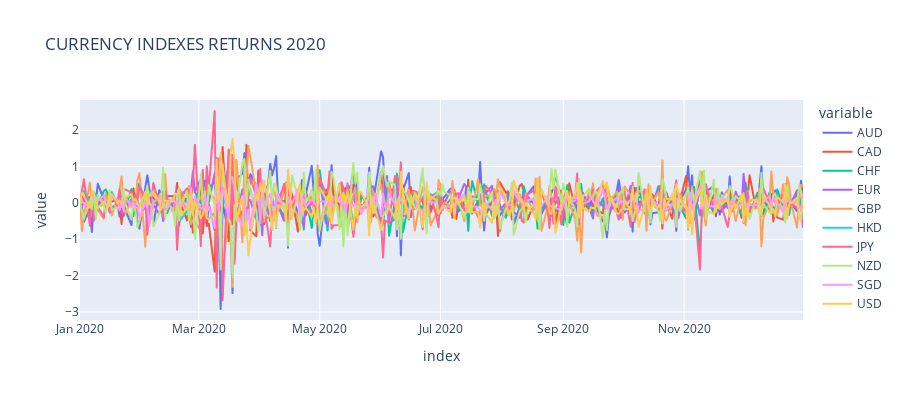
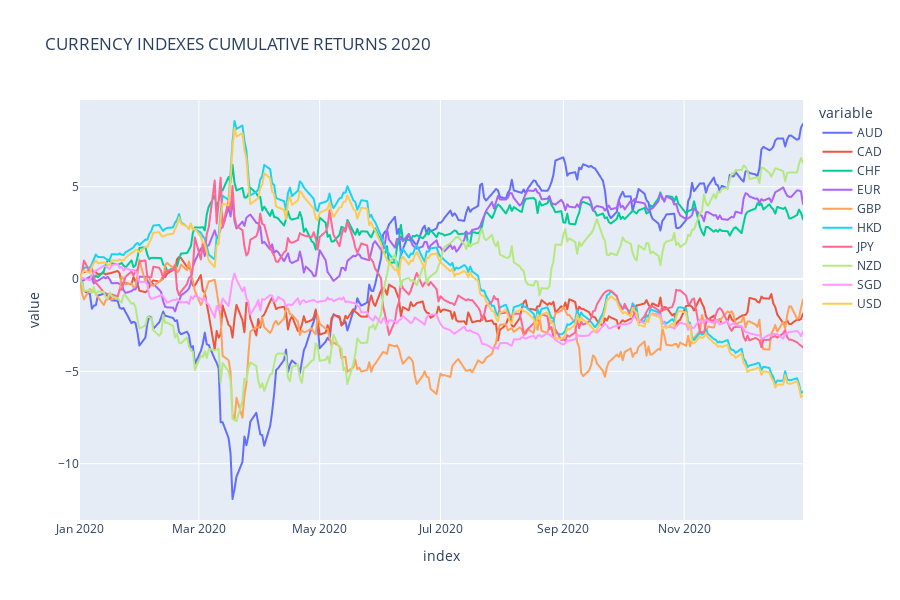
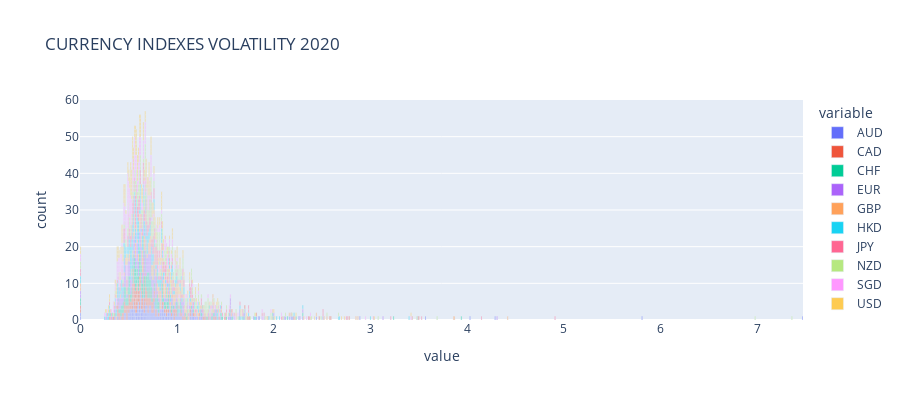
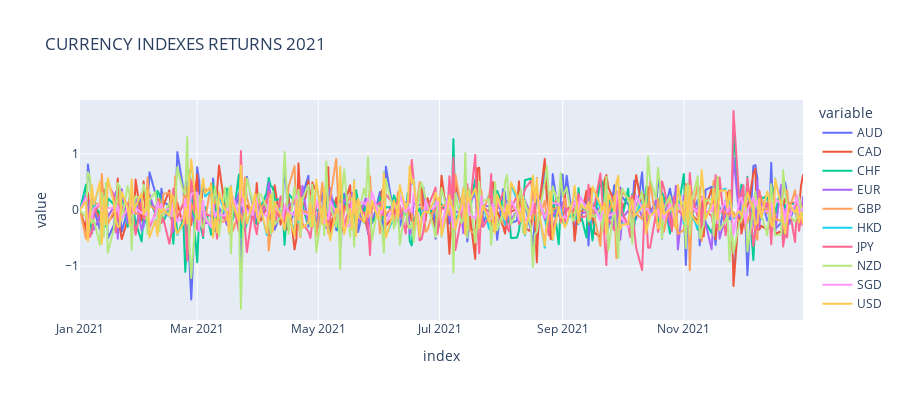

Notebook source saved alongside these figures, in order:
### Markdown cell above
1. PREPARING THE DATABASE WITH CURRENCY INDEXES

In order to don't charge to much our pc's RAM we'll create a local database (db) of all the symbols to be analyzed and traded. Each instrument will have it's own csv file and its timeframe folder. It will help later to backtest our model as well.

### Code cell
# 1. PREPARING THE DATABASE WITH CURRENCY INDEXES

# import libraries for the module
from oandapyV20 import API
import oandapyV20.endpoints.instruments as instruments
from datetime import timedelta, date, datetime
from pathlib import Path
from numpy import isnan
import pandas as pd
pd.options.plotting.backend = "plotly"

# 
TOKEN = "37d11dc6e01ec900277bcf70ed296912-60827d532c22d5b1b0d3583a0e9309ef" # YOUR OANDA TOKEN
#
YEAR = 2020 # YEARS TO START
#

# instruments universe
symbols = ['AUD_CAD', 'AUD_CHF', 'AUD_HKD', 'AUD_JPY', 'AUD_NZD', 'AUD_SGD', 'AUD_USD',
           'CAD_CHF', 'CAD_HKD', 'CAD_JPY', 'CAD_SGD', 'CHF_HKD', 'CHF_JPY', 'EUR_AUD',
           'EUR_CAD', 'EUR_CHF', 'EUR_GBP', 'EUR_HKD', 'EUR_JPY', 'EUR_NZD', 'EUR_SGD',
           'EUR_USD', 'GBP_AUD', 'GBP_CAD', 'GBP_CHF', 'GBP_HKD', 'GBP_JPY', 'GBP_NZD',
           'GBP_SGD', 'GBP_USD', 'HKD_JPY', 'NZD_CAD', 'NZD_CHF', 'NZD_HKD', 'NZD_JPY',
           'NZD_SGD', 'NZD_USD', 'SGD_CHF', 'SGD_HKD', 'SGD_JPY', 'USD_CAD', 'USD_CHF',
           'USD_HKD', 'USD_JPY', 'USD_SGD']  # 45 FX pairs


def importdb(year, symbols, make_indexes):

    api = API(access_token=TOKEN)

    # extract currencies (ccys)
    ccys = []
    if make_indexes:
        for sym in symbols:
            p = sym.split('_')
            if len(p[0]) == 3 and p[0] not in ccys:
                ccys.append(p[0])
            if len(p[1]) == 3 and p[1] not in ccys:
                ccys.append(p[1])
            ccys.sort()

    # prepare dataframe
    def prepdf(year):

        def daterange(date1, date2):
            for n in range(int((date2 - date1).days)+1):
                yield date1 + timedelta(n)

        start_dt = date(year, 1, 1)
        end_dt = date(year, 12, 31)

        dates = []
        weekdays = [5, 6]
        for dt in daterange(start_dt, end_dt):
            if dt.weekday() not in weekdays:
                dates.append(dt.strftime("%Y-%m-%d"))
        symbols.sort()

        return pd.DataFrame(index=dates, columns=symbols)

    # loop years
    more = True
    while more:

        prices = prepdf(year)
        changs = prepdf(year)
        volats = prepdf(year)

        _from = str(year)+'-01-01'
        _to = str(year)+'-12-31'
        # if it's current year
        if year == datetime.today().year:
            _to = str(datetime.today())[0:10]
            prices = prices.truncate(after=_to)
            changs = changs.truncate(after=_to)
            volats = volats.truncate(after=_to)
            more = False

        params = {'granularity': 'D', 'from': _from, 'to': _to}

        # import from oanda request (r)
        for sym in symbols:
            r = instruments.InstrumentsCandles(sym, params)
            r = api.request(r)
            for p in r['candles']:
                dtime = datetime.strftime(datetime.strptime(
                    p['time'][0:10], '%Y-%m-%d') + timedelta(days=1), '%Y-%m-%d')
                price = round((float(p['mid']['o']) + float(p['mid']['h']) + float(
                    p['mid']['l']) + float(p['mid']['c'])) / 4, len(p['mid']['c'].split('.')[1]))
                chang = round(
                    (float(p['mid']['c']) / float(p['mid']['o']) - 1) * 100, 2)
                volat = round(
                    (float(p['mid']['h']) / float(p['mid']['l']) - 1) * 100, 2)
                prices[sym][dtime] = price
                changs[sym][dtime] = chang
                volats[sym][dtime] = volat

        # clean nans
        for sym in symbols:
            changs[sym] = changs[sym].fillna(0)
            volats[sym] = volats[sym].fillna(0)
            for i in range(len(prices.index)):
                if isnan(prices[sym][i]):
                    try:
                        prices[sym][i] = prices[sym][i-1]
                    except:
                        prices[sym][i] = prices[sym][i+1]

        # create instruments db
        path = 'bin/db/instruments/'+str(year)+'/'
        Path(path).mkdir(parents=True, exist_ok=True)
        prices.to_csv(path+'prices.csv', index=True)
        changs.to_csv(path+'changs.csv', index=True)
        volats.to_csv(path+'volats.csv', index=True)

        if make_indexes:
            # make currency indices (idx)
            idx_ch = pd.DataFrame(index=prices.index, columns=ccys)
            idx_vo = pd.DataFrame(index=prices.index, columns=ccys)

            for dt in idx_ch.index:
                for ccy in idx_ch.columns:
                    n = 0
                    idx_ch[ccy][dt] = 0
                    idx_vo[ccy][dt] = 0
                    for sym in symbols:
                        if sym[0:3] == ccy:
                            idx_ch[ccy][dt] += changs[sym][dt]
                            idx_vo[ccy][dt] += volats[sym][dt]
                            n += 1
                        elif sym[4:7] == ccy:
                            idx_ch[ccy][dt] -= changs[sym][dt]
                            idx_vo[ccy][dt] += volats[sym][dt]
                            n += 1
                    idx_ch[ccy][dt] = round(idx_ch[ccy][dt] / n, 2)
                    idx_vo[ccy][dt] = round(idx_vo[ccy][dt] / n, 2)

            # create indexes db
            path = 'bin/db/indexes/'+str(year)+'/'
            Path(path).mkdir(parents=True, exist_ok=True)
            idx_ch.to_csv(path+'changs.csv', index=True)
            idx_vo.to_csv(path+'volats.csv', index=True)

            # plotting ccy indexes returns
            plt = idx_ch.plot(x=idx_ch.index, y=idx_ch.columns, height=400, title='CURRENCY INDEXES RETURNS '+str(year))
            plt.show()

            # plotting ccy indexes cumulative returns
            cum_idxs = idx_ch.cumsum()
            plt = cum_idxs.plot(x=idx_ch.index, y=idx_ch.columns, height=600, title='CURRENCY INDEXES CUMULATIVE RETURNS '+str(year))
            plt.show()

            # plotting ccy indexes volatility
            plt = idx_vo.plot.bar(x=idx_vo.index, y=idx_vo.columns, height=400, title='CURRENCY INDEXES VOLATILITY '+str(year))
            plt.show()

        print(year, 'imported!')

        year += 1


importdb( YEAR, symbols, True)
print('\ndb history updated!')


# credits: Quantium Rock

### Figure 1 — Plotly figure (JSON) as saved in the notebook; plotly's stock layout.template omitted (floating-point values rounded to 4 significant figures; data arrays with more than 128 entries replaced by an {"elided": "..."} marker saying what was removed)
{"data": [{"hovertemplate": "variable=AUD<br>index=%{x}<br>value=%{y}<extra></extra>", "legendgroup": "AUD", "line": {"color": "#636efa", "dash": "solid"}, "mode": "lines", "name": "AUD", "showlegend": true, "type": "scattergl", "x": {"elided": "262 str values"}, "xaxis": "x", "y": {"elided": "262 float values"}, "yaxis": "y"}, {"hovertemplate": "variable=CAD<br>index=%{x}<br>value=%{y}<extra></extra>", "legendgroup": "CAD", "line": {"color": "#EF553B", "dash": "solid"}, "mode": "lines", "name": "CAD", "showlegend": true, "type": "scattergl", "x": {"elided": "262 str values"}, "xaxis": "x", "y": {"elided": "262 float values"}, "yaxis": "y"}, {"hovertemplate": "variable=CHF<br>index=%{x}<br>value=%{y}<extra></extra>", "legendgroup": "CHF", "line": {"color": "#00cc96", "dash": "solid"}, "mode": "lines", "name": "CHF", "showlegend": true, "type": "scattergl", "x": {"elided": "262 str values"}, "xaxis": "x", "y": {"elided": "262 float values"}, "yaxis": "y"}, {"hovertemplate": "variable=EUR<br>index=%{x}<br>value=%{y}<extra></extra>", "legendgroup": "EUR", "line": {"color": "#ab63fa", "dash": "solid"}, "mode": "lines", "name": "EUR", "showlegend": true, "type": "scattergl", "x": {"elided": "262 str values"}, "xaxis": "x", "y": {"elided": "262 float values"}, "yaxis": "y"}, {"hovertemplate": "variable=GBP<br>index=%{x}<br>value=%{y}<extra></extra>", "legendgroup": "GBP", "line": {"color": "#FFA15A", "dash": "solid"}, "mode": "lines", "name": "GBP", "showlegend": true, "type": "scattergl", "x": {"elided": "262 str values"}, "xaxis": "x", "y": {"elided": "262 float values"}, "yaxis": "y"}, {"hovertemplate": "variable=HKD<br>index=%{x}<br>value=%{y}<extra></extra>", "legendgroup": "HKD", "line": {"color": "#19d3f3", "dash": "solid"}, "mode": "lines", "name": "HKD", "showlegend": true, "type": "scattergl", "x": {"elided": "262 str values"}, "xaxis": "x", "y": {"elided": "262 float values"}, "yaxis": "y"}, {"hovertemplate": "variable=JPY<br>index=%{x}<br>value=%{y}<extra></extra>", "legendgroup": "JPY", "line": {"color": "#FF6692", "dash": "solid"}, "mode": "lines", "name": "JPY", "showlegend": true, "type": "scattergl", "x": {"elided": "262 str values"}, "xaxis": "x", "y": {"elided": "262 float values"}, "yaxis": "y"}, {"hovertemplate": "variable=NZD<br>index=%{x}<br>value=%{y}<extra></extra>", "legendgroup": "NZD", "line": {"color": "#B6E880", "dash": "solid"}, "mode": "lines", "name": "NZD", "showlegend": true, "type": "scattergl", "x": {"elided": "262 str values"}, "xaxis": "x", "y": {"elided": "262 float values"}, "yaxis": "y"}, {"hovertemplate": "variable=SGD<br>index=%{x}<br>value=%{y}<extra></extra>", "legendgroup": "SGD", "line": {"color": "#FF97FF", "dash": "solid"}, "mode": "lines", "name": "SGD", "showlegend": true, "type": "scattergl", "x": {"elided": "262 str values"}, "xaxis": "x", "y": {"elided": "262 float values"}, "yaxis": "y"}, {"hovertemplate": "variable=USD<br>index=%{x}<br>value=%{y}<extra></extra>", "legendgroup": "USD", "line": {"color": "#FECB52", "dash": "solid"}, "mode": "lines", "name": "USD", "showlegend": true, "type": "scattergl", "x": {"elided": "262 str values"}, "xaxis": "x", "y": {"elided": "262 float values"}, "yaxis": "y"}], "layout": {"height": 400, "legend": {"title": {"text": "variable"}, "tracegroupgap": 0}, "title": {"text": "CURRENCY INDEXES RETURNS 2020"}, "xaxis": {"anchor": "y", "domain": [0, 1], "title": {"text": "index"}}, "yaxis": {"anchor": "x", "domain": [0, 1], "title": {"text": "value"}}}}

### Figure 2 — Plotly figure (JSON) as saved in the notebook; plotly's stock layout.template omitted (floating-point values rounded to 4 significant figures; data arrays with more than 128 entries replaced by an {"elided": "..."} marker saying what was removed)
{"data": [{"hovertemplate": "variable=AUD<br>index=%{x}<br>value=%{y}<extra></extra>", "legendgroup": "AUD", "line": {"color": "#636efa", "dash": "solid"}, "mode": "lines", "name": "AUD", "showlegend": true, "type": "scattergl", "x": {"elided": "262 str values"}, "xaxis": "x", "y": {"elided": "262 float values"}, "yaxis": "y"}, {"hovertemplate": "variable=CAD<br>index=%{x}<br>value=%{y}<extra></extra>", "legendgroup": "CAD", "line": {"color": "#EF553B", "dash": "solid"}, "mode": "lines", "name": "CAD", "showlegend": true, "type": "scattergl", "x": {"elided": "262 str values"}, "xaxis": "x", "y": {"elided": "262 float values"}, "yaxis": "y"}, {"hovertemplate": "variable=CHF<br>index=%{x}<br>value=%{y}<extra></extra>", "legendgroup": "CHF", "line": {"color": "#00cc96", "dash": "solid"}, "mode": "lines", "name": "CHF", "showlegend": true, "type": "scattergl", "x": {"elided": "262 str values"}, "xaxis": "x", "y": {"elided": "262 float values"}, "yaxis": "y"}, {"hovertemplate": "variable=EUR<br>index=%{x}<br>value=%{y}<extra></extra>", "legendgroup": "EUR", "line": {"color": "#ab63fa", "dash": "solid"}, "mode": "lines", "name": "EUR", "showlegend": true, "type": "scattergl", "x": {"elided": "262 str values"}, "xaxis": "x", "y": {"elided": "262 float values"}, "yaxis": "y"}, {"hovertemplate": "variable=GBP<br>index=%{x}<br>value=%{y}<extra></extra>", "legendgroup": "GBP", "line": {"color": "#FFA15A", "dash": "solid"}, "mode": "lines", "name": "GBP", "showlegend": true, "type": "scattergl", "x": {"elided": "262 str values"}, "xaxis": "x", "y": {"elided": "262 float values"}, "yaxis": "y"}, {"hovertemplate": "variable=HKD<br>index=%{x}<br>value=%{y}<extra></extra>", "legendgroup": "HKD", "line": {"color": "#19d3f3", "dash": "solid"}, "mode": "lines", "name": "HKD", "showlegend": true, "type": "scattergl", "x": {"elided": "262 str values"}, "xaxis": "x", "y": {"elided": "262 float values"}, "yaxis": "y"}, {"hovertemplate": "variable=JPY<br>index=%{x}<br>value=%{y}<extra></extra>", "legendgroup": "JPY", "line": {"color": "#FF6692", "dash": "solid"}, "mode": "lines", "name": "JPY", "showlegend": true, "type": "scattergl", "x": {"elided": "262 str values"}, "xaxis": "x", "y": {"elided": "262 float values"}, "yaxis": "y"}, {"hovertemplate": "variable=NZD<br>index=%{x}<br>value=%{y}<extra></extra>", "legendgroup": "NZD", "line": {"color": "#B6E880", "dash": "solid"}, "mode": "lines", "name": "NZD", "showlegend": true, "type": "scattergl", "x": {"elided": "262 str values"}, "xaxis": "x", "y": {"elided": "262 float values"}, "yaxis": "y"}, {"hovertemplate": "variable=SGD<br>index=%{x}<br>value=%{y}<extra></extra>", "legendgroup": "SGD", "line": {"color": "#FF97FF", "dash": "solid"}, "mode": "lines", "name": "SGD", "showlegend": true, "type": "scattergl", "x": {"elided": "262 str values"}, "xaxis": "x", "y": {"elided": "262 float values"}, "yaxis": "y"}, {"hovertemplate": "variable=USD<br>index=%{x}<br>value=%{y}<extra></extra>", "legendgroup": "USD", "line": {"color": "#FECB52", "dash": "solid"}, "mode": "lines", "name": "USD", "showlegend": true, "type": "scattergl", "x": {"elided": "262 str values"}, "xaxis": "x", "y": {"elided": "262 float values"}, "yaxis": "y"}], "layout": {"height": 600, "legend": {"title": {"text": "variable"}, "tracegroupgap": 0}, "title": {"text": "CURRENCY INDEXES CUMULATIVE RETURNS 2020"}, "xaxis": {"anchor": "y", "domain": [0, 1], "title": {"text": "index"}}, "yaxis": {"anchor": "x", "domain": [0, 1], "title": {"text": "value"}}}}

### Figure 3 — Plotly figure (JSON) as saved in the notebook; plotly's stock layout.template omitted (floating-point values rounded to 4 significant figures; data arrays with more than 128 entries replaced by an {"elided": "..."} marker saying what was removed)
{"data": [{"alignmentgroup": "True", "hovertemplate": "variable=AUD<br>value=%{x}<br>count=%{y}<extra></extra>", "legendgroup": "AUD", "marker": {"color": "#636efa"}, "name": "AUD", "offsetgroup": "AUD", "orientation": "v", "showlegend": true, "textposition": "auto", "type": "bar", "x": {"elided": "262 float values"}, "xaxis": "x", "y": {"elided": "262 int values"}, "yaxis": "y"}, {"alignmentgroup": "True", "hovertemplate": "variable=CAD<br>value=%{x}<br>count=%{y}<extra></extra>", "legendgroup": "CAD", "marker": {"color": "#EF553B"}, "name": "CAD", "offsetgroup": "CAD", "orientation": "v", "showlegend": true, "textposition": "auto", "type": "bar", "x": {"elided": "262 float values"}, "xaxis": "x", "y": {"elided": "262 int values"}, "yaxis": "y"}, {"alignmentgroup": "True", "hovertemplate": "variable=CHF<br>value=%{x}<br>count=%{y}<extra></extra>", "legendgroup": "CHF", "marker": {"color": "#00cc96"}, "name": "CHF", "offsetgroup": "CHF", "orientation": "v", "showlegend": true, "textposition": "auto", "type": "bar", "x": {"elided": "262 float values"}, "xaxis": "x", "y": {"elided": "262 int values"}, "yaxis": "y"}, {"alignmentgroup": "True", "hovertemplate": "variable=EUR<br>value=%{x}<br>count=%{y}<extra></extra>", "legendgroup": "EUR", "marker": {"color": "#ab63fa"}, "name": "EUR", "offsetgroup": "EUR", "orientation": "v", "showlegend": true, "textposition": "auto", "type": "bar", "x": {"elided": "262 float values"}, "xaxis": "x", "y": {"elided": "262 int values"}, "yaxis": "y"}, {"alignmentgroup": "True", "hovertemplate": "variable=GBP<br>value=%{x}<br>count=%{y}<extra></extra>", "legendgroup": "GBP", "marker": {"color": "#FFA15A"}, "name": "GBP", "offsetgroup": "GBP", "orientation": "v", "showlegend": true, "textposition": "auto", "type": "bar", "x": {"elided": "262 float values"}, "xaxis": "x", "y": {"elided": "262 int values"}, "yaxis": "y"}, {"alignmentgroup": "True", "hovertemplate": "variable=HKD<br>value=%{x}<br>count=%{y}<extra></extra>", "legendgroup": "HKD", "marker": {"color": "#19d3f3"}, "name": "HKD", "offsetgroup": "HKD", "orientation": "v", "showlegend": true, "textposition": "auto", "type": "bar", "x": {"elided": "262 float values"}, "xaxis": "x", "y": {"elided": "262 int values"}, "yaxis": "y"}, {"alignmentgroup": "True", "hovertemplate": "variable=JPY<br>value=%{x}<br>count=%{y}<extra></extra>", "legendgroup": "JPY", "marker": {"color": "#FF6692"}, "name": "JPY", "offsetgroup": "JPY", "orientation": "v", "showlegend": true, "textposition": "auto", "type": "bar", "x": {"elided": "262 float values"}, "xaxis": "x", "y": {"elided": "262 int values"}, "yaxis": "y"}, {"alignmentgroup": "True", "hovertemplate": "variable=NZD<br>value=%{x}<br>count=%{y}<extra></extra>", "legendgroup": "NZD", "marker": {"color": "#B6E880"}, "name": "NZD", "offsetgroup": "NZD", "orientation": "v", "showlegend": true, "textposition": "auto", "type": "bar", "x": {"elided": "262 float values"}, "xaxis": "x", "y": {"elided": "262 int values"}, "yaxis": "y"}, {"alignmentgroup": "True", "hovertemplate": "variable=SGD<br>value=%{x}<br>count=%{y}<extra></extra>", "legendgroup": "SGD", "marker": {"color": "#FF97FF"}, "name": "SGD", "offsetgroup": "SGD", "orientation": "v", "showlegend": true, "textposition": "auto", "type": "bar", "x": {"elided": "262 float values"}, "xaxis": "x", "y": {"elided": "262 int values"}, "yaxis": "y"}, {"alignmentgroup": "True", "hovertemplate": "variable=USD<br>value=%{x}<br>count=%{y}<extra></extra>", "legendgroup": "USD", "marker": {"color": "#FECB52"}, "name": "USD", "offsetgroup": "USD", "orientation": "v", "showlegend": true, "textposition": "auto", "type": "bar", "x": {"elided": "262 float values"}, "xaxis": "x", "y": {"elided": "262 int values"}, "yaxis": "y"}], "layout": {"barmode": "relative", "height": 400, "legend": {"title": {"text": "variable"}, "tracegroupgap": 0}, "title": {"text": "CURRENCY INDEXES VOLATILITY 2020"}, "xaxis": {"anchor": "y", "domain": [0, 1], "title": {"text": "value"}}, "yaxis": {"anchor": "x", "domain": [0, 1], "title": {"text": "count"}}}}

### Figure 4 — Plotly figure (JSON) as saved in the notebook; plotly's stock layout.template omitted (floating-point values rounded to 4 significant figures; data arrays with more than 128 entries replaced by an {"elided": "..."} marker saying what was removed)
{"data": [{"hovertemplate": "variable=AUD<br>index=%{x}<br>value=%{y}<extra></extra>", "legendgroup": "AUD", "line": {"color": "#636efa", "dash": "solid"}, "mode": "lines", "name": "AUD", "showlegend": true, "type": "scattergl", "x": {"elided": "261 str values"}, "xaxis": "x", "y": {"elided": "261 float values"}, "yaxis": "y"}, {"hovertemplate": "variable=CAD<br>index=%{x}<br>value=%{y}<extra></extra>", "legendgroup": "CAD", "line": {"color": "#EF553B", "dash": "solid"}, "mode": "lines", "name": "CAD", "showlegend": true, "type": "scattergl", "x": {"elided": "261 str values"}, "xaxis": "x", "y": {"elided": "261 float values"}, "yaxis": "y"}, {"hovertemplate": "variable=CHF<br>index=%{x}<br>value=%{y}<extra></extra>", "legendgroup": "CHF", "line": {"color": "#00cc96", "dash": "solid"}, "mode": "lines", "name": "CHF", "showlegend": true, "type": "scattergl", "x": {"elided": "261 str values"}, "xaxis": "x", "y": {"elided": "261 float values"}, "yaxis": "y"}, {"hovertemplate": "variable=EUR<br>index=%{x}<br>value=%{y}<extra></extra>", "legendgroup": "EUR", "line": {"color": "#ab63fa", "dash": "solid"}, "mode": "lines", "name": "EUR", "showlegend": true, "type": "scattergl", "x": {"elided": "261 str values"}, "xaxis": "x", "y": {"elided": "261 float values"}, "yaxis": "y"}, {"hovertemplate": "variable=GBP<br>index=%{x}<br>value=%{y}<extra></extra>", "legendgroup": "GBP", "line": {"color": "#FFA15A", "dash": "solid"}, "mode": "lines", "name": "GBP", "showlegend": true, "type": "scattergl", "x": {"elided": "261 str values"}, "xaxis": "x", "y": {"elided": "261 float values"}, "yaxis": "y"}, {"hovertemplate": "variable=HKD<br>index=%{x}<br>value=%{y}<extra></extra>", "legendgroup": "HKD", "line": {"color": "#19d3f3", "dash": "solid"}, "mode": "lines", "name": "HKD", "showlegend": true, "type": "scattergl", "x": {"elided": "261 str values"}, "xaxis": "x", "y": {"elided": "261 float values"}, "yaxis": "y"}, {"hovertemplate": "variable=JPY<br>index=%{x}<br>value=%{y}<extra></extra>", "legendgroup": "JPY", "line": {"color": "#FF6692", "dash": "solid"}, "mode": "lines", "name": "JPY", "showlegend": true, "type": "scattergl", "x": {"elided": "261 str values"}, "xaxis": "x", "y": {"elided": "261 float values"}, "yaxis": "y"}, {"hovertemplate": "variable=NZD<br>index=%{x}<br>value=%{y}<extra></extra>", "legendgroup": "NZD", "line": {"color": "#B6E880", "dash": "solid"}, "mode": "lines", "name": "NZD", "showlegend": true, "type": "scattergl", "x": {"elided": "261 str values"}, "xaxis": "x", "y": {"elided": "261 float values"}, "yaxis": "y"}, {"hovertemplate": "variable=SGD<br>index=%{x}<br>value=%{y}<extra></extra>", "legendgroup": "SGD", "line": {"color": "#FF97FF", "dash": "solid"}, "mode": "lines", "name": "SGD", "showlegend": true, "type": "scattergl", "x": {"elided": "261 str values"}, "xaxis": "x", "y": {"elided": "261 float values"}, "yaxis": "y"}, {"hovertemplate": "variable=USD<br>index=%{x}<br>value=%{y}<extra></extra>", "legendgroup": "USD", "line": {"color": "#FECB52", "dash": "solid"}, "mode": "lines", "name": "USD", "showlegend": true, "type": "scattergl", "x": {"elided": "261 str values"}, "xaxis": "x", "y": {"elided": "261 float values"}, "yaxis": "y"}], "layout": {"height": 400, "legend": {"title": {"text": "variable"}, "tracegroupgap": 0}, "title": {"text": "CURRENCY INDEXES RETURNS 2021"}, "xaxis": {"anchor": "y", "domain": [0, 1], "title": {"text": "index"}}, "yaxis": {"anchor": "x", "domain": [0, 1], "title": {"text": "value"}}}}
